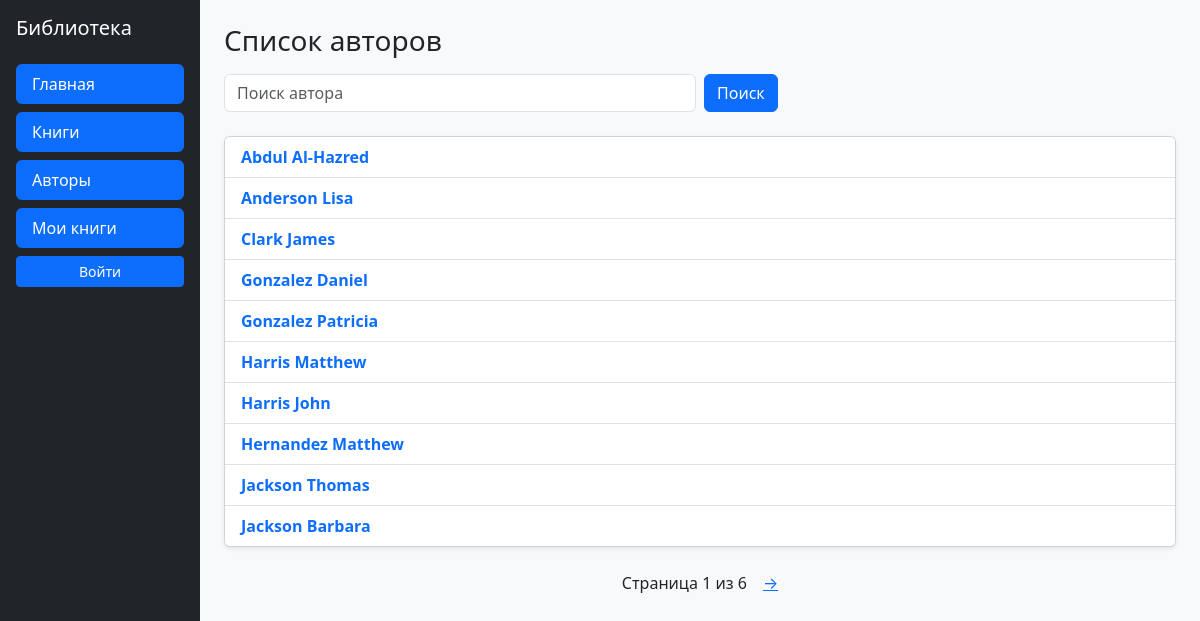
The app's page /catalog/authors/, older data.
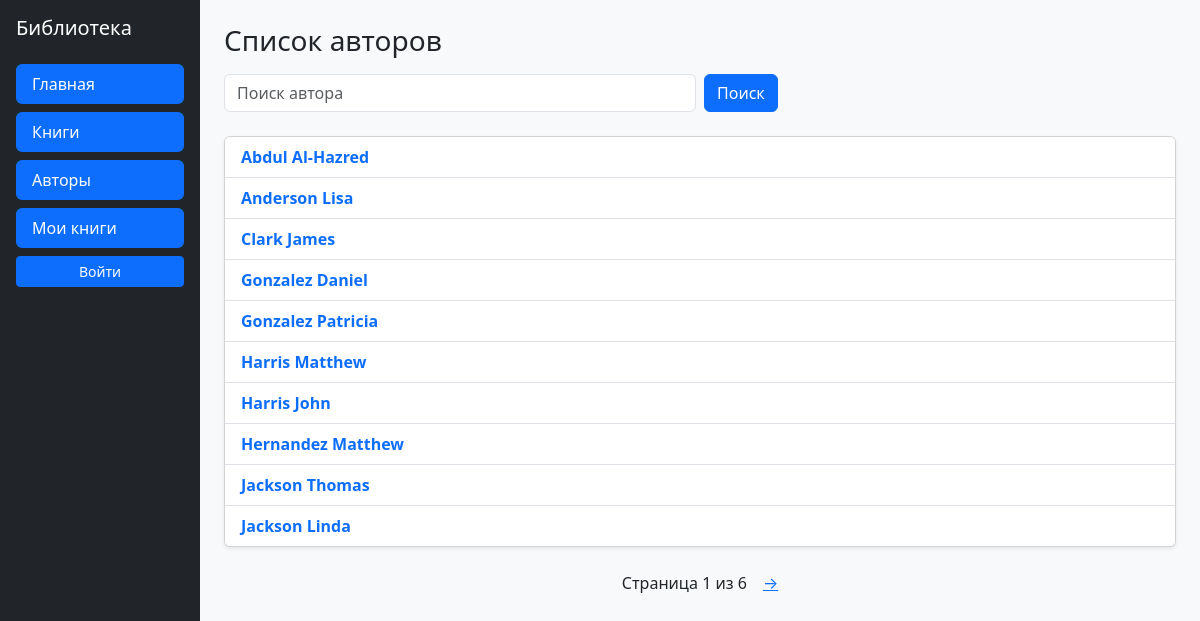
The same page, newer data.
### catalog/models.py (models this page shows, shortened)
class Author(models.Model):
    first_name = models.CharField(max_length=100)
    last_name = models.CharField(max_length=100)
    date_of_birth = models.DateField(null=True, blank=True)
    date_of_death = models.DateField('Died', null=True, blank=True)
    def get_absolute_url(self):
        return reverse('author_detail', kwargs={'pk':self.pk})
    class Meta:
        ordering = ['last_name']

### catalog/views.py (the view, shortened to what this page needs)
# urls.py: path('authors/', views.AuthorListView.as_view(), name='authors'),
class AuthorListView(generic.ListView):
    model = Author
    paginate_by = 10
    template_name = 'catalog/author_list.html'
    context_object_name = 'author_lst'
    def get_queryset(self):
        queryset = Author.objects.all()
        q = self.request.GET.get('q', '').strip()
        return queryset

### catalog/templates/catalog/author_list.html (shortened to what this page needs)
{% extends 'catalog/base.html' %}
{% block content %}
<div class="mb-4">
  <h1 class="h3 mb-3">Список авторов</h1>
  <form method="get" action="{% url 'authors' %}" class="row g-2">
    <div class="col-md-6">
      <input
        type="text"
        name="q"
        value="{{ request.GET.q }}"
        class="form-control"
        placeholder="Поиск автора">
    </div>
    <div class="col-md-2">
      <button type="submit" class="btn btn-primary">
        Поиск
      </button>
    </div>
  </form>
</div>
{% if author_lst %}
  <div class="card shadow-sm">
    <ul class="list-group list-group-flush">
      {% for author in author_lst %}
        <li class="list-group-item d-flex justify-content-between align-items-center">
          <a href="{{ author.get_absolute_url }}"
             class="fw-semibold text-decoration-none">
            {{ author.last_name }} {{ author.first_name }}
          </a>
        </li>
      {% endfor %}
    </ul>
  </div>
{% else %}
  <div class="alert alert-secondary">
    Данные об авторах отсутствуют
  </div>
{% endif %}
{% endblock %}

Row changes from the older to the newer data that the page shows:
removed Author: last_name "Jackson", first_name "Barbara"
now on this page (row unchanged): Author: last_name "Jackson", first_name "Linda"
